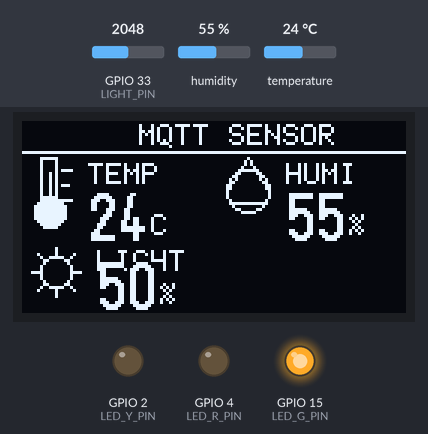
Bench run of a sketch on a simulated ESP32. Shown: 128×64 one-colour display, output pins drawn as LEDs (lit = HIGH). Wiring (inferred from the names in the program): DHT11 sensor: data GPIO 14. Inputs (shaded band) come from the test bench; at power-on: humidity 55 %, GPIO 33 (LIGHT_PIN) = 2048, temperature 24 °C (analog values on the 0–4095 scale). WiFi joins after 1.5 s; servers stay silent unless stated; random numbers use the default seed unless the sketch sets one; no MQTT or app messages arrive unless stated; what the sketch prints to the serial monitor is not drawn.

Above: at 2.8 s.
2.9 s: humidity set to 59 %
At 4.4 s:
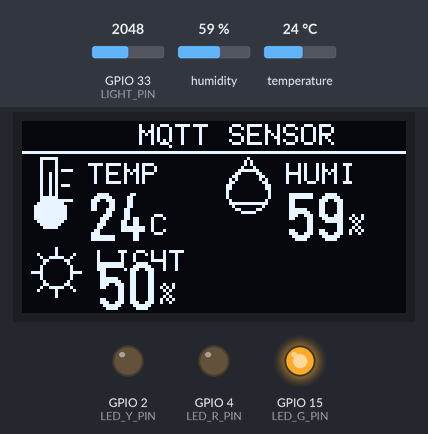
5.2 s: humidity set to 62 %
At 7.0 s:
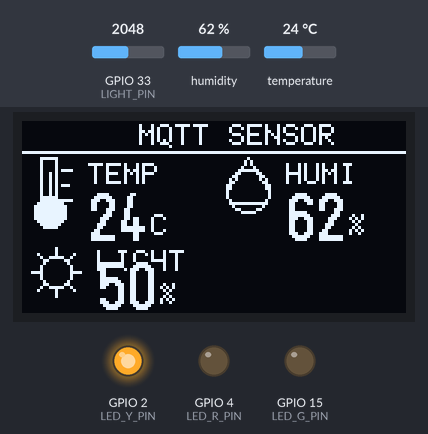
7.3 s: GPIO 33 (LIGHT_PIN) set to 2866
At 8.8 s:
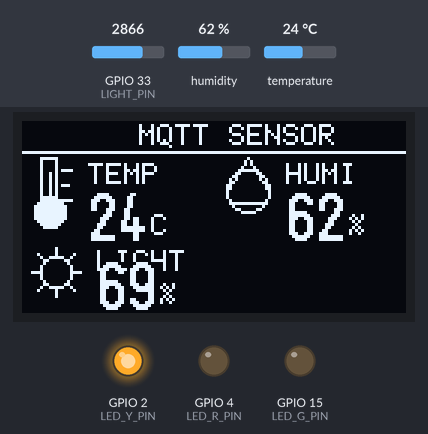
9.4 s: temperature set to 12 °C
At 10.4 s:
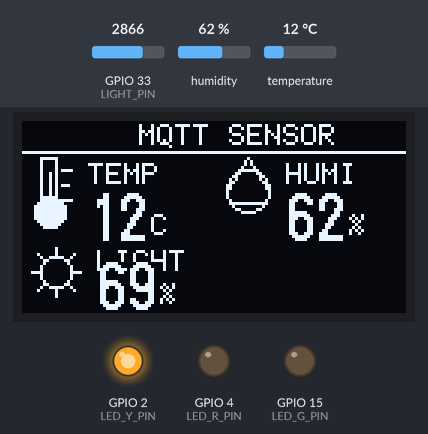
11.5 s: GPIO 33 (LIGHT_PIN) set to 3603
At 13.3 s:
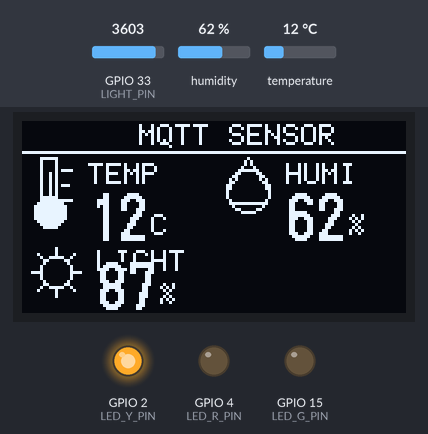
13.6 s: GPIO 33 (LIGHT_PIN) set to 4095
At 15.0 s:
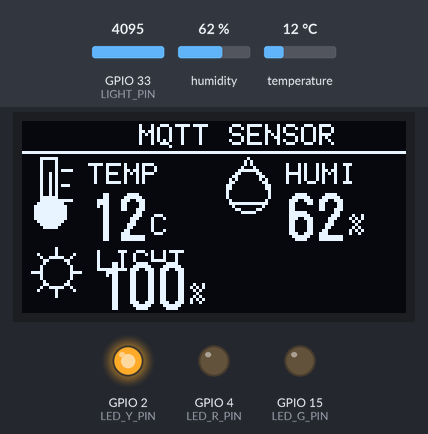
Timing chart, 0 to 16.6 s (numbered marks = the images above; inputs shaded):
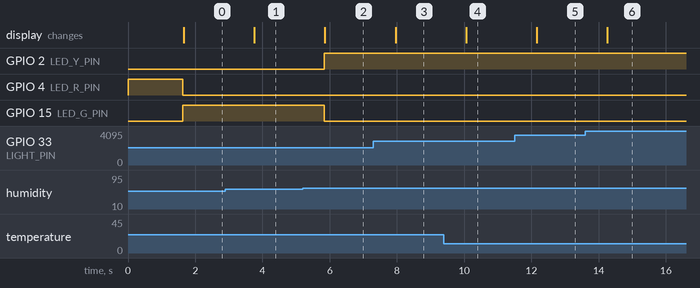

The sketch:

26_mqtt.ino
```cpp
#include <Wire.h>
#include <WiFi.h>
#include <PubSubClient.h>
#include <U8g2lib.h>

const int DHT_PIN = 14;
const int LIGHT_PIN = 33;
const int LED_G_PIN = 15;
const int LED_Y_PIN = 2;
const int LED_R_PIN = 4;

 const char* WIFI_SSID = "YOUR_WIFI_SSID";
 const char* WIFI_PASSWORD = "YOUR_WIFI_PASSWORD";
const char* MQTT_HOST = "mqttgo.io";
const uint16_t MQTT_PORT = 1883;
const char* MQTT_TOPIC = "elsie/class305/data";
const unsigned long MQTT_INTERVAL = 10000;
const int TEMPERATURE_WARNING = 28;
const int HUMIDITY_WARNING = 70;

WiFiClient mqttNetworkClient;
PubSubClient mqttClient(mqttNetworkClient);
U8G2_SSD1306_128X64_NONAME_F_HW_I2C oled(U8G2_R0, U8X8_PIN_NONE);
unsigned long lastPublish = 0;
String mqttClientId;

bool waitForLevel(uint8_t level, unsigned long timeoutMicros) {
  unsigned long start = micros();
  while (digitalRead(DHT_PIN) != level) {
    if (micros() - start > timeoutMicros) return false;
  }
  return true;
}

bool readDHT11(int& temperature, int& humidity) {
  uint8_t data[5] = {0, 0, 0, 0, 0};
  pinMode(DHT_PIN, OUTPUT);
  digitalWrite(DHT_PIN, LOW);
  delay(20);
  digitalWrite(DHT_PIN, HIGH);
  delayMicroseconds(30);
  pinMode(DHT_PIN, INPUT_PULLUP);

  if (!waitForLevel(LOW, 100)) return false;
  if (!waitForLevel(HIGH, 100)) return false;
  if (!waitForLevel(LOW, 100)) return false;

  for (uint8_t bitIndex = 0; bitIndex < 40; bitIndex++) {
    if (!waitForLevel(HIGH, 100)) return false;
    unsigned long pulseStart = micros();
    if (!waitForLevel(LOW, 100)) return false;
    data[bitIndex / 8] <<= 1;
    if (micros() - pulseStart > 40) data[bitIndex / 8] |= 1;
  }

  if ((uint8_t)(data[0] + data[1] + data[2] + data[3]) != data[4]) return false;
  humidity = data[0];
  temperature = data[2];
  return true;
}

void drawThermometer(int x, int y) {
  oled.drawFrame(x + 5, y, 6, 15);
  oled.drawDisc(x + 8, y + 18, 5);
  oled.drawLine(x + 8, y + 5, x + 8, y + 18);
  oled.drawLine(x + 12, y + 4, x + 15, y + 4);
  oled.drawLine(x + 12, y + 9, x + 14, y + 9);
  oled.drawLine(x + 12, y + 14, x + 15, y + 14);
}

void drawDroplet(int x, int y) {
  oled.drawLine(x + 8, y, x + 1, y + 11);
  oled.drawLine(x + 8, y, x + 15, y + 11);
  oled.drawCircle(x + 8, y + 11, 7);
  oled.drawLine(x + 1, y + 11, x + 2, y + 15);
  oled.drawLine(x + 15, y + 11, x + 14, y + 15);
  oled.drawLine(x + 2, y + 15, x + 14, y + 15);
}

void drawSun(int x, int y) {
  oled.drawCircle(x + 8, y + 8, 5);
  oled.drawLine(x + 8, y, x + 8, y + 3);
  oled.drawLine(x + 8, y + 13, x + 8, y + 16);
  oled.drawLine(x, y + 8, x + 3, y + 8);
  oled.drawLine(x + 13, y + 8, x + 16, y + 8);
  oled.drawLine(x + 2, y + 2, x + 4, y + 4);
  oled.drawLine(x + 12, y + 12, x + 14, y + 14);
  oled.drawLine(x + 12, y + 4, x + 14, y + 2);
  oled.drawLine(x + 2, y + 14, x + 4, y + 12);
}

void drawRow(int y, const char* label, int value, const char* unit, void (*icon)(int, int)) {
  icon(3, y + 1);
  oled.setFont(u8g2_font_6x10_tf);
  oled.drawStr(25, y + 9, label);

  char valueText[8];
  snprintf(valueText, sizeof(valueText), "%d", value);
  oled.setFont(u8g2_font_logisoso18_tn);
  int valueWidth = oled.getStrWidth(valueText);
  oled.drawStr(75 - valueWidth, y + 21, valueText);

  oled.setFont(u8g2_font_6x10_tf);
  oled.drawStr(80, y + 17, unit);
}

void drawCompactItem(int x, int y, const char* label, int value, const char* unit, void (*icon)(int, int)) {
  icon(x, y);
  oled.setFont(u8g2_font_6x10_tf);
  oled.drawStr(x + 21, y + 9, label);

  char valueText[8];
  snprintf(valueText, sizeof(valueText), "%d", value);
  oled.setFont(u8g2_font_logisoso16_tn);
  oled.drawStr(x + 21, y + 28, valueText);
  int valueWidth = oled.getStrWidth(valueText);

  oled.setFont(u8g2_font_6x10_tf);
  oled.drawStr(x + 23 + valueWidth, y + 26, unit);
}

void drawScreen(int temperature, int humidity, int lightPercent, bool dhtValid) {
  oled.clearBuffer();
  oled.setFont(u8g2_font_6x10_tf);
  oled.drawStr(39, 8, "MQTT SENSOR");
  oled.drawHLine(0, 10, 128);

  drawCompactItem(1, 12, "TEMP", dhtValid ? temperature : 0, "C", drawThermometer);
  drawCompactItem(67, 12, "HUMI", dhtValid ? humidity : 0, "%", drawDroplet);

  drawSun(3, 42);
  oled.setFont(u8g2_font_6x10_tf);
  oled.drawStr(25, 50, "LIGHT");
  char lightText[8];
  snprintf(lightText, sizeof(lightText), "%d", lightPercent);
  oled.setFont(u8g2_font_logisoso16_tn);
  oled.drawStr(25, 63, lightText);
  int lightWidth = oled.getStrWidth(lightText);
  oled.setFont(u8g2_font_6x10_tf);
  oled.drawStr(27 + lightWidth, 61, "%");

  oled.sendBuffer();
}

void setLeds(bool dhtValid, int temperature, int humidity) {
  bool abnormal = dhtValid && (temperature > TEMPERATURE_WARNING || humidity > HUMIDITY_WARNING);
  bool warning = dhtValid && !abnormal && (temperature >= 26 || humidity >= 61);
  digitalWrite(LED_G_PIN, dhtValid && !warning && !abnormal ? HIGH : LOW);
  digitalWrite(LED_Y_PIN, warning ? HIGH : LOW);
  digitalWrite(LED_R_PIN, abnormal || !dhtValid ? HIGH : LOW);
}

void connectWiFi() {
  WiFi.mode(WIFI_STA);
  WiFi.begin(WIFI_SSID, WIFI_PASSWORD);
  Serial.print("Connecting to WiFi");
  while (WiFi.status() != WL_CONNECTED) {
    Serial.print('.');
    delay(500);
  }
  Serial.println();
  Serial.print("WiFi IP: ");
  Serial.println(WiFi.localIP());
}

bool mqttConnect() {
  if (mqttClient.connected()) return true;
  mqttClient.setServer(MQTT_HOST, MQTT_PORT);
  Serial.print("Connecting to MQTT...");
  bool connected = mqttClient.connect(mqttClientId.c_str());
  Serial.println(connected ? " connected" : " failed");
  if (!connected) {
    Serial.print("MQTT state: ");
    Serial.println(mqttClient.state());
  }
  return connected;
}

bool mqttPublish(const String& payload) {
  if (!mqttConnect()) return false;
  return mqttClient.publish(MQTT_TOPIC, payload.c_str());
}

void setup() {
  Serial.begin(115200);
  pinMode(LED_G_PIN, OUTPUT);
  pinMode(LED_Y_PIN, OUTPUT);
  pinMode(LED_R_PIN, OUTPUT);
  digitalWrite(LED_G_PIN, LOW);
  digitalWrite(LED_Y_PIN, LOW);
  digitalWrite(LED_R_PIN, HIGH);
  analogReadResolution(12);
  analogSetPinAttenuation(LIGHT_PIN, ADC_11db);
  Wire.begin(21, 22);
  oled.begin();
  drawScreen(0, 0, 0, false);
  connectWiFi();
  mqttClientId = "esp32-" + String((uint32_t)esp_random(), HEX);
  Serial.print("MQTT Client ID: ");
  Serial.println(mqttClientId);
  mqttConnect();
}

void loop() {
  int temperature = 0;
  int humidity = 0;
  int lightRaw = analogRead(LIGHT_PIN);
  int lightPercent = constrain(map(lightRaw, 0, 4095, 0, 100), 0, 100);
  bool dhtValid = readDHT11(temperature, humidity);
  setLeds(dhtValid, temperature, humidity);
  drawScreen(temperature, humidity, lightPercent, dhtValid);

  if (dhtValid) {
    Serial.printf("Temperature: %d C, Humidity: %d %%, Light: %d %% (ADC %d)\n", temperature, humidity, lightPercent, lightRaw);
  } else {
    Serial.printf("DHT11 read failed, Light: %d %% (ADC %d)\n", lightPercent, lightRaw);
  }

  if (millis() - lastPublish >= MQTT_INTERVAL) {
    String payload = String("{\"temp\":") + temperature
                   + ",\"humi\":" + humidity
                   + ",\"light\":" + lightPercent + "}";
    if (mqttPublish(payload)) {
      Serial.print("MQTT publish ");
      Serial.print(MQTT_TOPIC);
      Serial.print(": ");
      Serial.println(payload);
    }
    lastPublish = millis();
  }

  mqttClient.loop();
  delay(1000);
}
```

Measured:
- the behaviour switches between 60 and 61 % on humidity (found by bisection; images 1 and 2)
- after the input at 2.9 s, the display: changes after 0.86 s (image 1)
- after the input at 5.2 s, GPIO 2 (LED_Y_PIN): LOW → HIGH after 0.63 s; GPIO 15 (LED_G_PIN): HIGH → LOW after 0.63 s; the display: changes after 0.66 s (image 2)
- after the input at 7.3 s, the display: changes after 0.66 s (image 3)
- after the input at 9.4 s, the display: changes after 0.66 s (image 4)
- after the input at 11.5 s, the display: changes after 0.66 s (image 5)
- after the input at 13.6 s, the display: changes after 0.66 s (image 6)
